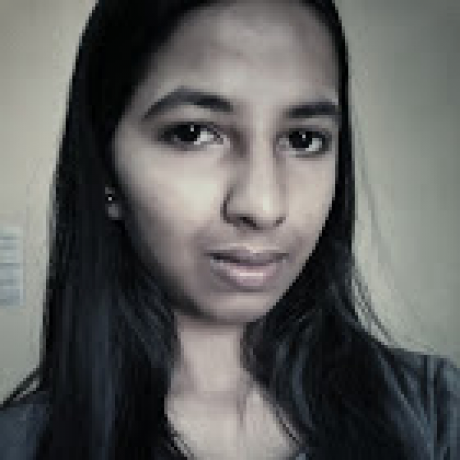
#> input picture imx.jpg, 460 x 460 px
$ python main.py
#> lines starting #> are read from the running program, lines starting #| are printed output that depends on the picture; after the words box and inside, x2 and y2 are one past the last pixel; in counts of white or black regions, pixels touching at a corner belong together
### objects.py
import cv2
from cv2 import CascadeClassifier
from cv2 import imread
from cv2 import imshow
from cv2 import waitKey
from cv2 import destroyAllWindows
from cv2 import CascadeClassifier
from cv2 import rectangle

class Face(object):

    def __init__(self, image, config):
        '''
        The Face Object that adds a image and recognises faces
        '''
#> called with image = 'imx.jpg', config = 'haarcascade_frontalface_default.xml'
        self.pixels = imread(image)
#> self.pixels is the input picture: shape (460, 460, 3); mean B, G, R 93.9, 95.2, 94.7
        self.cascade = CascadeClassifier(config)
        self.isRenderingFaces = False
    def renderFaces(self, cc=1.05,sc=3):
        '''
        Render the faces from the image
        '''
#> called with cc = 1.05, sc = 13
        bboxes = self.cascade.detectMultiScale(self.pixels, cc, sc)
#> bboxes = [[105, 30, 278, 278]]

        # print bounding box for each detected face
        for box in bboxes:
            # extract
            x, y, width, height = box
            x2, y2 = x + width, y + height
            # draw a rectangle over the pixels
            rectangle(self.pixels, (x, y), (x2, y2), (0,0,255), 1)

            imshow('Face detection', self.pixels)
#> this loop made 1 pass
#> (x, y, width, height, x2, y2) on pass 1: (105, 30, 278, 278, 383, 308)
#> pass 1, in renderFaces, `imshow('Face detection', self.pixels)`:
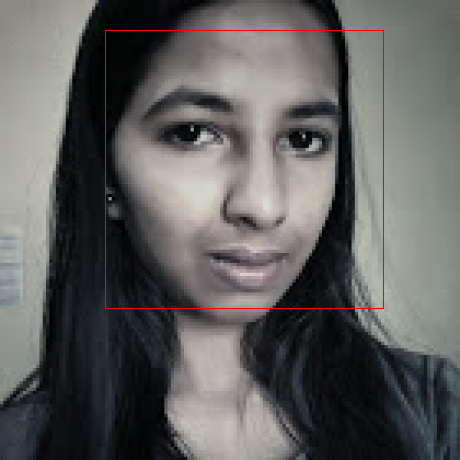
#> window 'Face detection': shape (460, 460, 3); mean B, G, R 93.4, 94.8, 95.6
        self.isRenderingFaces = True
    def destroyRender(self, waitTime=0):
        '''
        This method should be called after renderFaces. It destroys the windows rendered by renderFaces
        '''
        if self.isRenderingFaces == False:
            raise RuntimeError("destroyRender called before rendering")
        cv2.waitKey(waitTime)
        cv2.destroyAllWindows()
        self.isRenderingFaces = False

### main.py
import cv2
from cv2 import CascadeClassifier
from cv2 import imread
from cv2 import imshow
from cv2 import waitKey
from cv2 import destroyAllWindows
from cv2 import rectangle
from objects import Face

x = Face("imx.jpg", "haarcascade_frontalface_default.xml")
x.renderFaces(1.05,13)
x.destroyRender()

$ run again, with image.jpg copied over imx.jpg
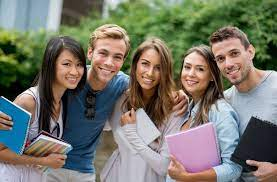
#> input picture image.jpg, 277 x 182 px
#> in __init__, self.pixels is the input picture: shape (182, 277, 3); mean B, G, R 105.9, 117.5, 117.9
#> bboxes = [[175, 55, 35, 35], [55, 52, 34, 34], [133, 51, 38, 38]]
#> the loop in renderFaces, `for box in bboxes:` made 3 passes
#> (x, y, width, height, x2, y2) on passes 1 to 3: (175, 55, 35, 35, 210, 90), (55, 52, 34, 34, 89, 86), (133, 51, 38, 38, 171, 89)
#> pass 1, in renderFaces, `imshow('Face detection', self.pixels)`:
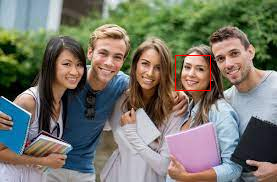
#> window 'Face detection': shape (182, 277, 3); mean B, G, R 105.8, 117.3, 118.4
#> after the loop in renderFaces, `for box in bboxes:`:
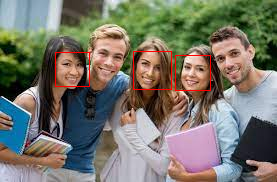
#> self.pixels: shape (182, 277, 3); 0.85% of pixels changed, all inside (x1, y1, x2, y2) = (55, 51, 211, 91)

$ run again, with test2.jpg copied over imx.jpg
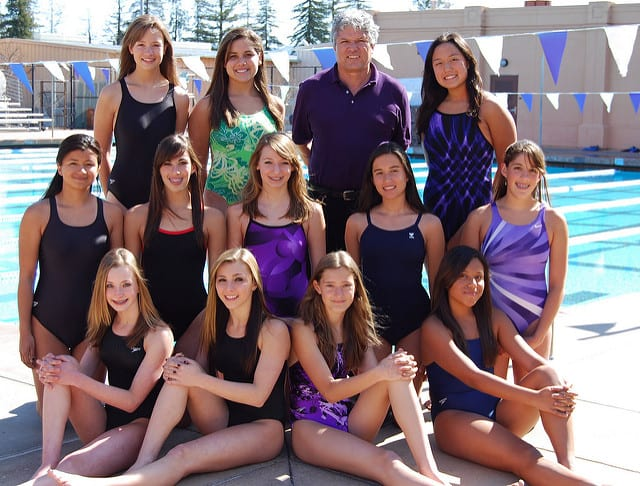
#> input picture test2.jpg, 640 x 486 px
#> in __init__, self.pixels is the input picture: shape (486, 640, 3); mean B, G, R 118.6, 113.3, 130.8
#> bboxes = [[336, 30, 33, 33], [428, 48, 39, 39], [453, 263, 38, 38], [219, 40, 42, 42], [366, 156, 44, 44], [208, 264, 46, 46], [128, 30, 40, 40], [254, 146, 44, 44], [316, 269, 44, 44], [97, 267, 50, 50]]
#> the loop in renderFaces, `for box in bboxes:` made 10 passes
#> (x, y, width, height, x2, y2) on passes 1 to 8: (336, 30, 33, 33, 369, 63), (428, 48, 39, 39, 467, 87), (453, 263, 38, 38, 491, 301), (219, 40, 42, 42, 261, 82), (366, 156, 44, 44, 410, 200), (208, 264, 46, 46, 254, 310), (128, 30, 40, 40, 168, 70), (254, 146, 44, 44, 298, 190)
#> pass 2, in renderFaces, `imshow('Face detection', self.pixels)`:
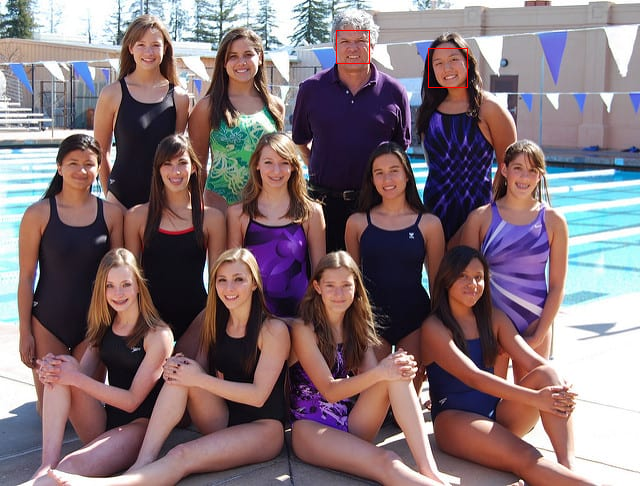
#> window 'Face detection': shape (486, 640, 3); mean B, G, R 118.5, 113.3, 131
#> after the loop in renderFaces, `for box in bboxes:`:
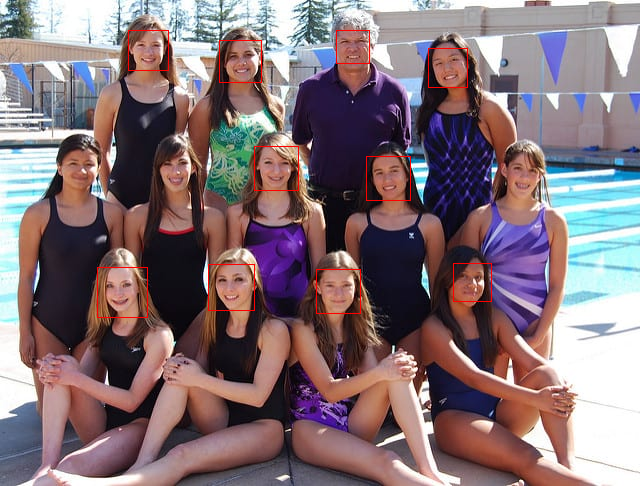
#> self.pixels: shape (486, 640, 3); 0.54% of pixels changed, all inside (x1, y1, x2, y2) = (97, 30, 492, 318)
